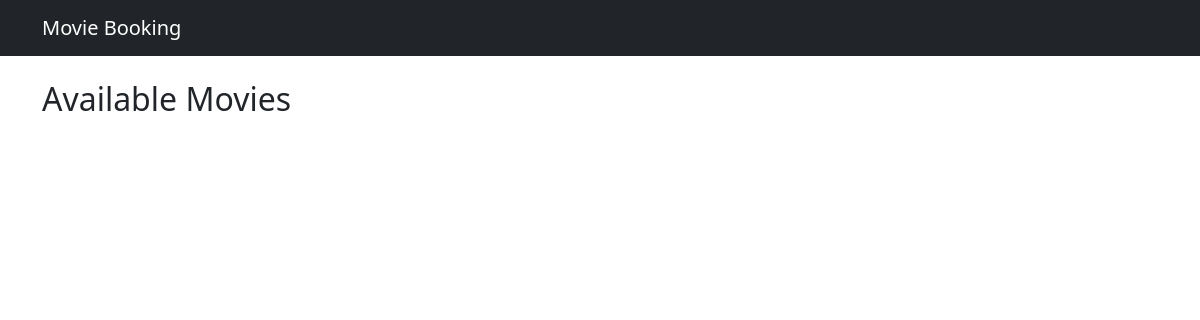
Before: / with the older database file.
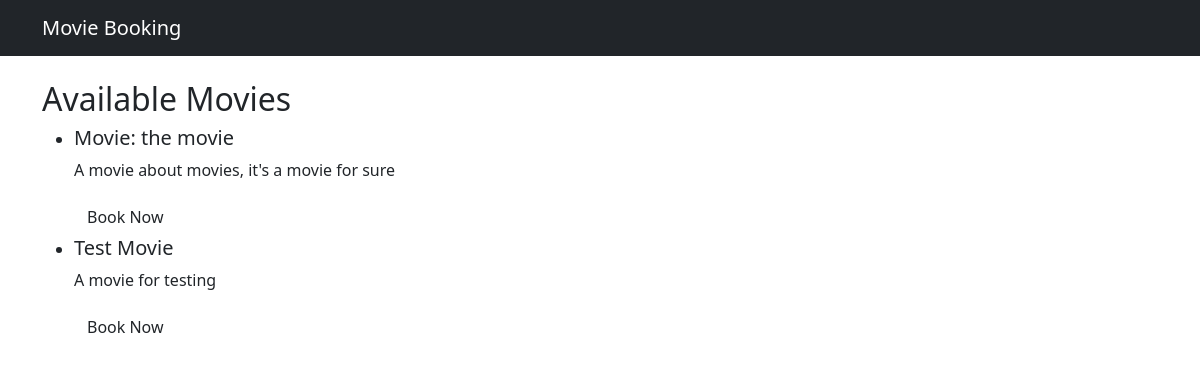
After: the same page with the newer database file.
### bookings/models.py (models this page shows, shortened)
class Movie(models.Model):
    title = models.CharField(max_length=200)
    description = models.TextField()
    release_date = models.DateField()
    duration = models.IntegerField(help_text="Duration in minutes")

### bookings/views.py (the view)
# urls.py: path('', views.movie_list, name="movie_list"),
def movie_list(request):
    movies = Movie.objects.all()
    return render(request, "bookings/movie_list.html", {"movies": movies})

### bookings/templates/bookings/movie_list.html (shortened to what this page needs)
{% extends 'bookings/base.html' %}
{% block content %}
<h2 > Available Movies </h2 >
<ul class ="list - group ">
{% for movie in movies %}
<li class ="list -group - item ">
<h5 >{{ movie.title }} </h5 >
<p>{{ movie.description }} </p>
<a href ="{% url 'book_seat' movie.id %}" class ="btn btn - primary "> Book Now </a>
</li >
{% endfor %}
</ul >
{% endblock %}

### bookings/templates/bookings/base.html (shortened to what this page needs)
<!DOCTYPE html>
<html>
<head>
<link href="https://cdn.jsdelivr.net/npm/bootstrap@5.3.0/dist/css/bootstrap.min.css" rel="stylesheet">
</head>
<body>
<nav class="navbar navbar-dark bg-dark">
<div class="container">
<a class="navbar-brand" href="/">Movie Booking</a>
</div>
</nav>
<div class="container mt-4">
{% block content %}
{% endblock %}
</div>
</body>
</html>

Changed rows visible on the page:
added Movie: title "Movie: the movie", description "A movie about movies, it's a movie for sure"
added Movie: title "Test Movie", description "A movie for testing"
